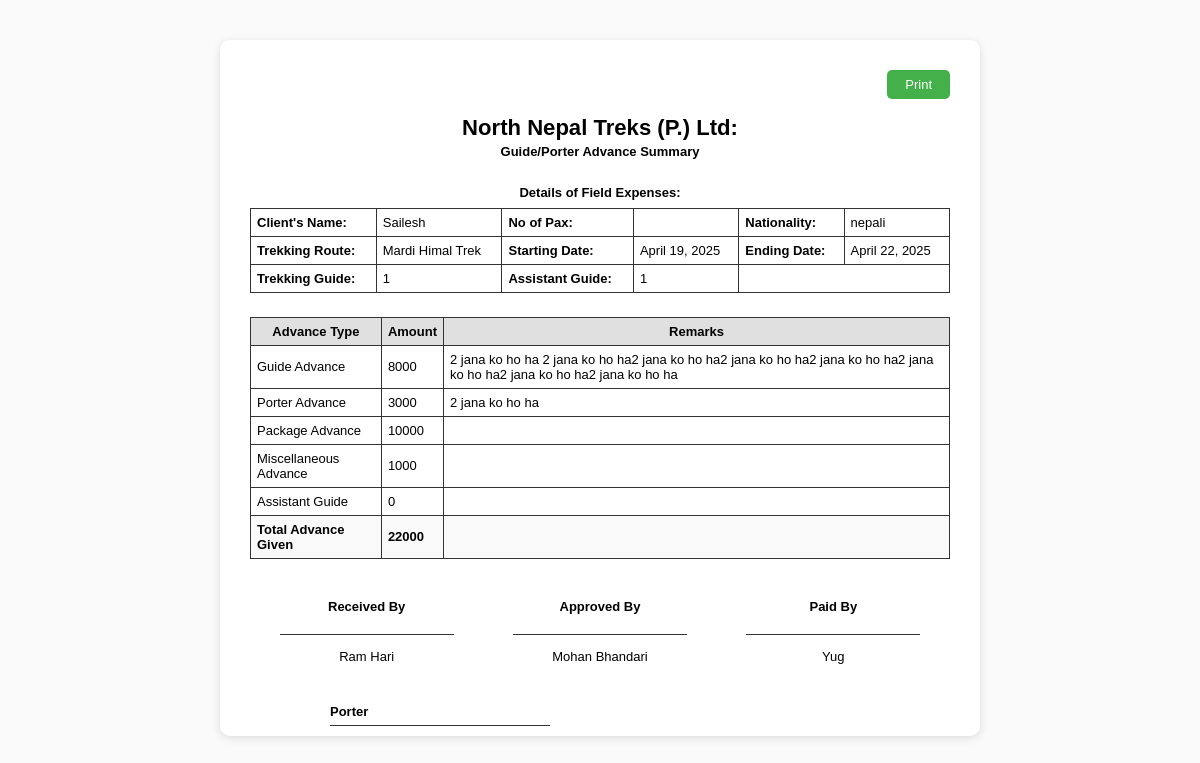
The app's page /trekkingexpense/6/guide_porter_print/ with its own data.
### treks/models.py (models this page shows, shortened)
class TrekkingExpense(models.Model):
    client_name = models.CharField(max_length=100)
    nationality = models.CharField(max_length=100)
    trekking_route = models.CharField(max_length=200)
    duration_days = models.IntegerField(validators=[MinValueValidator(1)])
    starting_date = models.DateField()
    ending_date = models.DateField()
    issue_date = models.DateField(default=timezone.now)
    package_rate = models.IntegerField(null=True, blank=True)
    package_numbers = models.IntegerField(null=True, blank=True)
    package_days = models.IntegerField(null=True, blank=True)
    trekking_guide = models.CharField(max_length=100)
    guide_salary_rate = models.IntegerField(null=True, blank=True)
    guide_salary_days = models.IntegerField(null=True, blank=True)
    assistant_guide = models.CharField(max_length=100, blank=True, null=True)
    assistant_guide_salary_rate = models.IntegerField(null=True, blank=True)
    assistant_guide_days = models.IntegerField(null=True, blank=True)
    porter_salary_rate = models.IntegerField(null=True, blank=True)
    porter_numbers = models.IntegerField(null=True, blank=True)
    porter_days = models.IntegerField(null=True, blank=True)
    extra_expenses = models.IntegerField(default=0)
    remarks = models.TextField(blank=True)
    guide_advance_amount = models.IntegerField(default=0)
    porter_advance_amount = models.IntegerField(default=0)
    package_advance_amount = models.IntegerField(default=0)
    misc_advance_amount = models.IntegerField(default=0)
    assistant_guide_amount = models.IntegerField(default=0) # Add this line
    advance_paid = models.IntegerField(default=0)
    balance_amount = models.IntegerField(default=0)
    received_by = models.CharField(max_length=100)
    approved_by = models.CharField(max_length=100)
    paid_by = models.CharField(max_length=100)
    guide_advance_remark = models.CharField(max_length=255, blank=True, default='')
    porter_advance_remark = models.CharField(max_length=255, blank=True, default='')
    package_advance_remark = models.CharField(max_length=255, blank=True, default='')
    misc_advance_remark = models.CharField(max_length=255, blank=True, default='')
    assistant_advance_remark = models.CharField(max_length=255, blank=True, default='')

### treks/views.py (the view)
# urls.py: path('trekkingexpense/<int:pk>/guide_porter_print/', views.guide_porter_print, name='guide_porter_print'),
def guide_porter_print(request, pk):
    expense = get_object_or_404(TrekkingExpense, pk=pk)
    return render(request, 'treks/guide_porter_print.html', {
        'expense': expense,
    })

### treks/templates/treks/guide_porter_print.html (shortened to what this page needs)
<!DOCTYPE html>
<html>
<head>
</head>
<body>
    <div class="report-box">
        <div style="text-align: right; margin-bottom: 16px;">
            <button onclick="window.print()" class="print-btn">Print</button>
        </div>
        <div class="center">
            <h1>North Nepal Treks (P.) Ltd:</h1>
            <h2>Guide/Porter Advance Summary</h2>
        </div>
        <table style="width:100%; margin-bottom: 24px;">
            <tr>
                <td colspan="6" style="font-weight:bold; text-align:center; border:none; padding-bottom:8px;">
                    Details of Field Expenses:
                </td>
            </tr>
            <tr>
                <td style="font-weight:bold;">Client's Name:</td>
                <td>{{ expense.client_name }}</td>
                <td style="font-weight:bold;">No of Pax:</td>
                <td>{{ expense.no_of_pax }}</td>
                <td style="font-weight:bold;">Nationality:</td>
                <td>{{ expense.nationality }}</td>
            </tr>
            <tr>
                <td style="font-weight:bold;">Trekking Route:</td>
                <td>{{ expense.trekking_route }}</td>
                <td style="font-weight:bold;">Starting Date:</td>
                <td>{{ expense.starting_date }}</td>
                <td style="font-weight:bold;">Ending Date:</td>
                <td>{{ expense.ending_date }}</td>
            </tr>
            <tr>
                <td style="font-weight:bold;">Trekking Guide:</td>
                <td>{{ expense.trekking_guide }}</td>
                <td style="font-weight:bold;">Assistant Guide:</td>
                <td>{{ expense.assistant_guide }}</td>
                <td colspan="2"></td>
            </tr>
        </table>
        <table>
            <tr>
                <th>Advance Type</th>
                <th>Amount</th>
                <th>Remarks</th>
            </tr>
            <tr>
                <td>Guide Advance</td>
                <td>{{ expense.guide_advance_amount }}</td>
                <td>{{ expense.guide_advance_remark }}</td>
            </tr>
            <tr>
                <td>Porter Advance</td>
                <td>{{ expense.porter_advance_amount }}</td>
                <td>{{ expense.porter_advance_remark }}</td>
            </tr>
            <tr>
                <td>Package Advance</td>
                <td>{{ expense.package_advance_amount }}</td>
                <td>{{ expense.package_advance_remark }}</td>
            </tr>
            <tr>
                <td>Miscellaneous Advance</td>
                <td>{{ expense.misc_advance_amount }}</td>
                <td>{{ expense.misc_advance_remark }}</td>
            </tr>
            <tr>
                <td>Assistant Guide</td>
                <td>{{ expense.assistant_guide_amount }}</td>
                <td>{{ expense.assistant_advance_remark }}</td>
            </tr>
            <tr class="total-row">
                <td>Total Advance Given</td>
                <td>
                    {{ expense.guide_advance_amount|add:expense.porter_advance_amount|add:expense.package_advance_amount|add:expense.misc_advance_amount|add:expense.assistant_guide_amount }}
                </td>
                <td></td>
            </tr>
        </table>
        <div class="signatures">
            <div class="signature-box">
                <div class="sign-label">Received By</div>
                <span class="sign-line"></span>
                <div class="signature-name">{{ expense.received_by }}</div>
            </div>
            <div class="signature-box">
                <div class="sign-label">Approved By</div>
                <span class="sign-line"></span>
                <div class="signature-name">{{ expense.approved_by }}</div>
            </div>
            <div class="signature-box">
                <div class="sign-label">Paid By</div>
                <span class="sign-line"></span>
                <div class="signature-name">{{ expense.paid_by }}</div>
            </div>
        </div>
        <div class="porter-signature-bottom">
            <div class="porter-sign-label-bottom">Porter</div>
            <span class="porter-sign-line-bottom"></span>
        </div>
    </div>
</body>
</html>

### treks/templates/treks/guide_porter_print.html (style rules this page uses)
body { font-family: Arial, sans-serif; background: #fafafa; font-size: 13px; }
.center { text-align: center; }
.report-box { background: #fff; margin: 40px auto; padding: 30px 30px 10px 30px; border-radius: 10px; box-shadow: 0 2px 8px #ddd; width: 700px; font-size: 13px; }
h1 { font-size: 1.7em; margin-bottom: 0; text-align: center; font-weight: bold; }
h2 { font-size: 1.0em; margin-top: 0.2em; margin-bottom: 18px; text-align: center; font-weight: bold; }
table { border-collapse: collapse; width: 100%; margin: 20px 0; font-size: 13px; }
th, td { border: 1px solid #333; padding: 6px; text-align: left; font-size: 13px; }
th { background: #e0e0e0; font-weight: bold; text-align: center; font-size: 13px; }
td { font-size: 13px; }
.total-row td { font-weight: bold; background: #f9f9f9; }
.signatures { display: flex; justify-content: space-between; margin-top: 40px; width: 100%; font-size: 13px; }
.signature-box { flex: 1; text-align: center; margin: 0 8px; font-size: 13px; }
.sign-label { font-weight: bold; margin-bottom: 6px; font-size: 13px; }
.sign-line { border-top: 1.5px solid #333; width: 80%; margin: 20px auto 8px auto; height: 2px; display: block; }
.signature-name { margin-top: 12px; font-size: 13px; }
.porter-signature-bottom { margin-top: 40px; display: flex; flex-direction: column; align-items: flex-start; font-size: 13px; }
.porter-sign-label-bottom { font-weight: bold; margin-left: 80px; margin-bottom: 4px; font-size: 13px; }
.porter-sign-line-bottom { display: inline-block; border-bottom: 1.5px solid #333; width: 220px; height: 2px; margin-left: 80px; vertical-align: middle; }
.print-btn { background: #43b04a; color: #fff; border: none; padding: 7px 18px; border-radius: 5px; font-size: 13px; cursor: pointer; }

### records on screen
TrekkingExpense: client_name "Sailesh", nationality "nepali", trekking_route "Mardi Himal Trek", starting_date "April 19, 2025", ending_date "April 22, 2025", trekking_guide "1", assistant_guide "1", guide_advance_amount "8000", guide_advance_remark "2 jana ko ho ha 2 jana ko ho ha2 jana ko ho ha2 jana ko ho ha2 jana ko ho ha2 jana ko ho ha2 jana ko ho ha2 jana ko ho ha", porter_advance_amount "3000", porter_advance_remark "2 jana ko ho ha", package_advance_amount "10000", misc_advance_amount "1000", assistant_guide_amount "0", guide_advance_amount|add "22000", received_by "Ram Hari", approved_by "Mohan Bhandari", paid_by "Yug"
